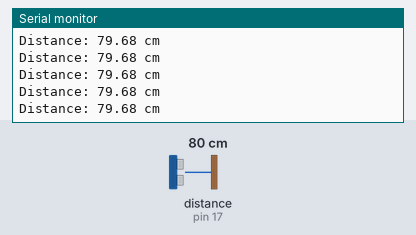
This sketch was run on a simulated Arduino Uno, built with avr-gcc and run on an emulated ATmega328P. Shown: the last lines printed to the serial monitor. Wiring (inferred from the names in the program): ultrasonic range finder: trigger pin 14; echo pin 17. Inputs (shaded band) come from the test bench; at power-on: distance to the obstacle (sensor on pin 17) 80 cm. The echo pulse lasts 58.3 µs per cm.

Above: at 2.2 s.
2.3 s: distance to the obstacle (sensor on pin 17) set to 4 cm
At 2.72 s:
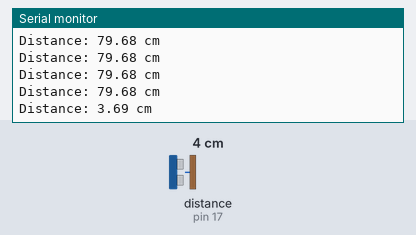
5.3 s: distance to the obstacle (sensor on pin 17) set to 2 cm
At 5.48 s:
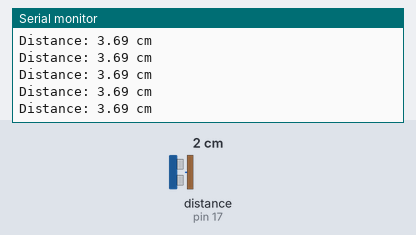
Timing chart, 0 to 8.3 s (numbered marks = the images above; inputs shaded):
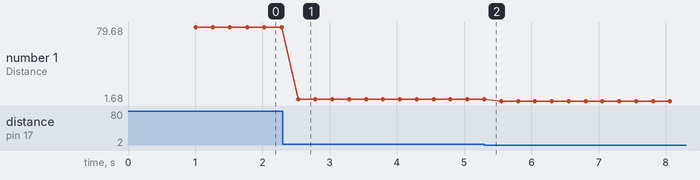

Measured:
- after the input at 2.3 s, the serial monitor: prints a new line after 0.24 s (image 1)
- plotted number 1: 79.68 → 3.69 after the input at 2.3 s, 3.69 → 1.68 after the input at 5.3 s

The sketch:

FrontUStest.ino
```cpp
// One Ultrasonic Sensor Test
// Trig = 14, Echo = 17 (A-Star 32U4 digital pins)

#define TRIG_PIN 14
#define ECHO_PIN 17

void setup() {
  Serial.begin(115200);
  delay(1000);

  pinMode(TRIG_PIN, OUTPUT);
  pinMode(ECHO_PIN, INPUT);

  Serial.println("Ultrasonic Test Ready");
}

float readUltrasonic() {
  // Ensure trigger is low
  digitalWrite(TRIG_PIN, LOW);
  delayMicroseconds(4);

  // 10 µs pulse to trigger
  digitalWrite(TRIG_PIN, HIGH);
  delayMicroseconds(10);
  digitalWrite(TRIG_PIN, LOW);

  // Read echo time in microseconds
  long duration = pulseIn(ECHO_PIN, HIGH, 30000); // 30 ms timeout

  // Convert to distance (cm)
  if (duration == 0) {
    return -1.0; // no reading
  }

  float distance_cm = duration * 0.0343 / 2.0;
  return distance_cm;
}

void loop() {
  float d = readUltrasonic();

  if (d < 0) {
    Serial.println("No reading (timeout)");
  } else {
    Serial.print("Distance: ");
    Serial.print(d);
    Serial.println(" cm");
  }

  delay(250);
}
```
